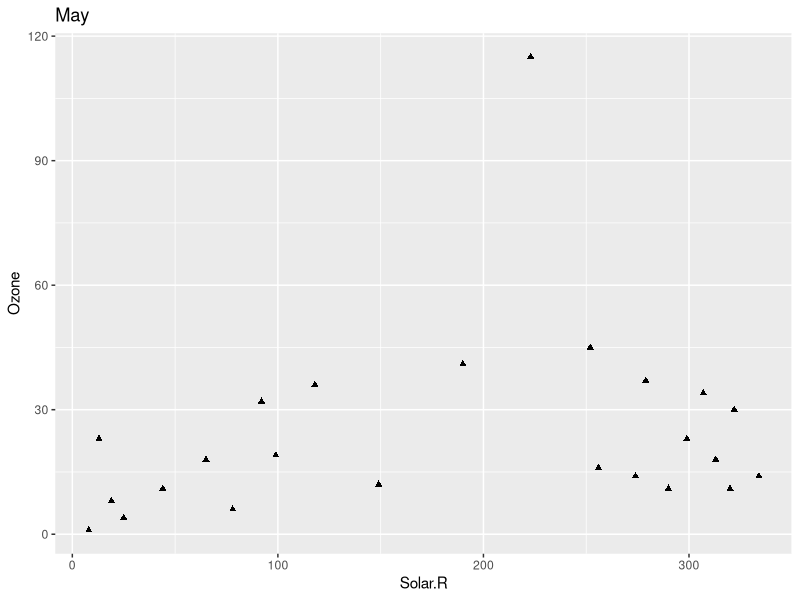

This figure's R source: (Note: this script raises an error after producing the figure.)
# Loading necessary libraries
library(ggplot2)

# Fetching data
data <- airquality

# Data Cleaning - Remove rows with NA
data <- na.omit(data)

# Analysis Part 1: Calculate average Solar Radiation for each month
avg_solar <- aggregate(Solar.R ~ Month, data, mean)
avg_solar

# Analysis Part 2: Correlation between Ozone and Solar Radiation for each month
correlations <- sapply(unique(data$Month), function(m) {
  cor(data$Ozone[data$Month == m], data$Solar.R[data$Month == m])
})

names(correlations) <- c("May", "June", "July", "August", "September")
print(correlations)

# Visualization
shape_assignment <- function(cor_value) {
  if (cor_value > 0.5) {
    return(19)
  } else if (cor_value > 0 & cor_value <= 0.5) {
    return(17)
  } else {
    return(15)
  }
}

# Save Plots
for (m in unique(data$Month)) {
  month_name <- month.abb[m]
  shape <- shape_assignment(correlations[month_name])
  g <- ggplot(data[data$Month == m,], aes(x = Solar.R, y = Ozone)) + 
    geom_point(shape = shape) + 
    ggtitle(month_name)
  ggsave(paste0("plot_", tolower(month_name), ".png"), g)
}

# Save data
write.csv(data, "cleaned_data.csv", row.names = FALSE)
